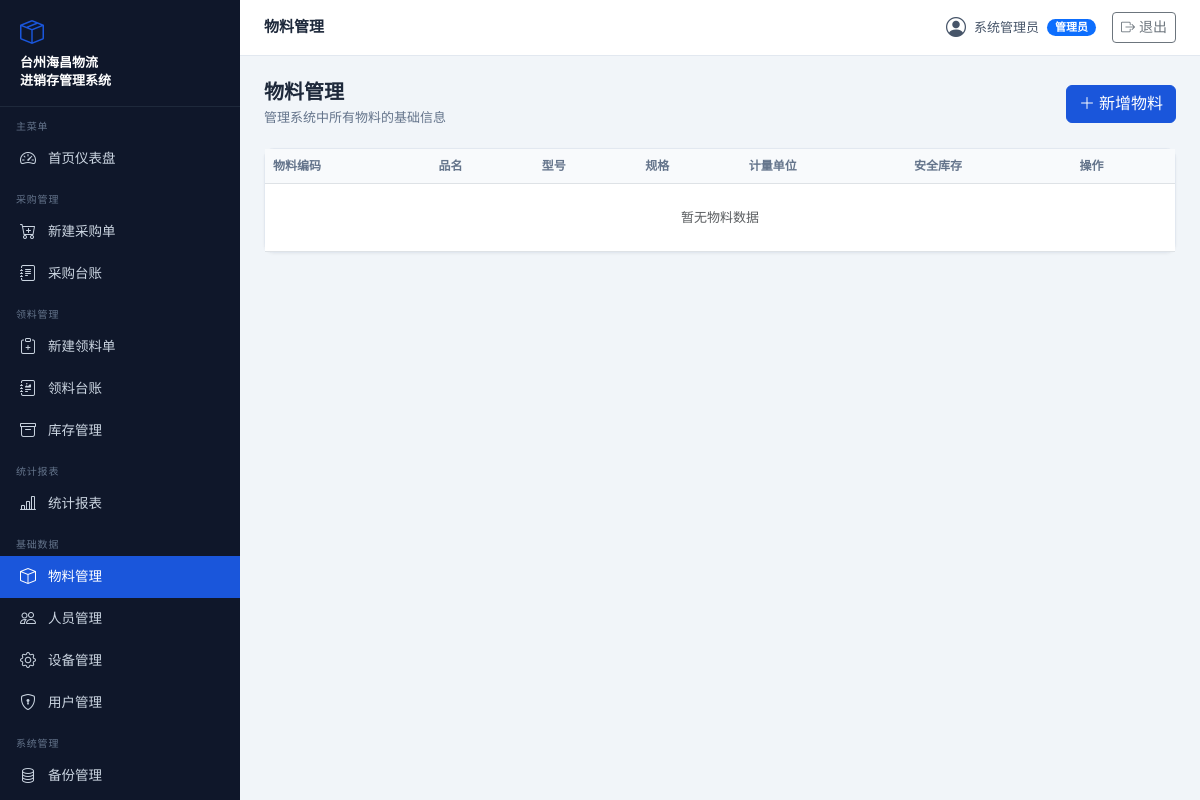
The page /materials (signed in) on the database as committed earlier.
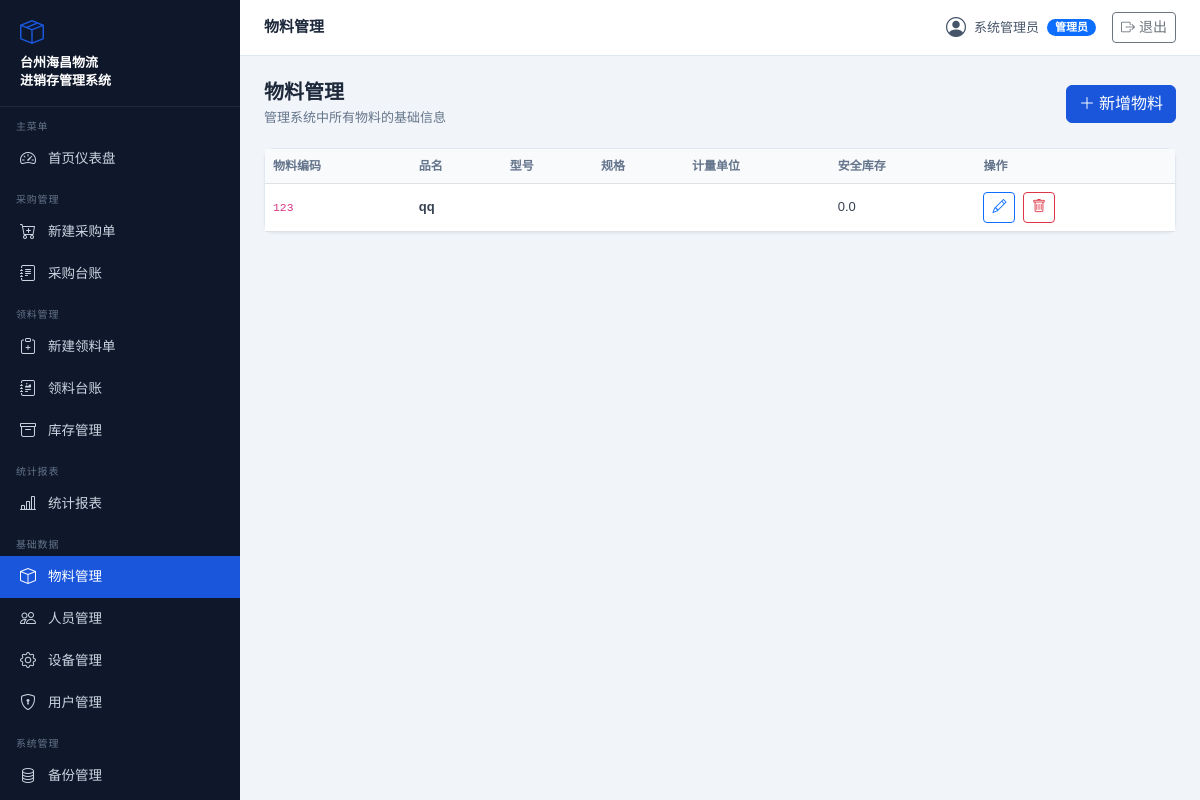
The same page on the database as committed later.
### models.py (models this page shows)
class Material(Base):
    __tablename__ = "materials"
    id = Column(Integer, primary_key=True, index=True)
    code = Column(String, unique=True, index=True)
    name = Column(String)
    model = Column(String)
    spec = Column(String)
    unit = Column(String)
    safety_stock = Column(Float, default=0)
    created_at = Column(DateTime, default=datetime.now)

### routers/materials.py (the view)
@router.get("", response_class=HTMLResponse)
def list_materials(request: Request, db: Session = Depends(get_db)):
    user = get_session_user(request, db)
    if not user: return RedirectResponse("/login")
    materials = db.query(Material).all()
    return templates.TemplateResponse("materials.html", {"request": request, "materials": materials, "user": user})

### templates/materials.html (shortened to what this page needs)
{% extends "base.html" %}
{% block page_title %}物料管理{% endblock %}
{% block content %}
<div class="page-header d-flex justify-content-between align-items-center">
  <div>
    <h1>物料管理</h1>
    <p>管理系统中所有物料的基础信息</p>
  </div>
  {% if user.role == '管理员' %}
  <button class="btn btn-primary" data-bs-toggle="modal" data-bs-target="#addModal">
    <i class="bi bi-plus-lg me-1"></i>新增物料
  </button>
  {% endif %}
</div>
<div class="card">
  <div class="card-body p-0">
    <table class="table table-hover mb-0">
      <thead>
        <tr>
          <th>物料编码</th><th>品名</th><th>型号</th><th>规格</th>
          <th>计量单位</th><th>安全库存</th>
          {% if user.role == '管理员' %}<th>操作</th>{% endif %}
        </tr>
      </thead>
      <tbody>
        {% for m in materials %}
        <tr>
          <td><code>{{ m.code }}</code></td>
          <td><strong>{{ m.name }}</strong></td>
          <td>{{ m.model }}</td>
          <td>{{ m.spec }}</td>
          <td>{{ m.unit }}</td>
          <td>{{ m.safety_stock }}</td>
          {% if user.role == '管理员' %}
          <td>
            <button class="btn btn-sm btn-outline-primary me-1"
              onclick="editMaterial({{ m.id }}, '{{ m.code }}', '{{ m.name }}', '{{ m.model }}', '{{ m.spec }}', '{{ m.unit }}', {{ m.safety_stock }})">
              <i class="bi bi-pencil"></i>
            </button>
            <form method="post" action="/materials/delete/{{ m.id }}" class="d-inline"
              onsubmit="return confirm('确认删除该物料？')">
              <button type="submit" class="btn btn-sm btn-outline-danger">
                <i class="bi bi-trash"></i>
              </button>
            </form>
          </td>
          {% endif %}
        </tr>
        {% else %}
        <tr><td colspan="7" class="text-center text-muted py-4">暂无物料数据</td></tr>
        {% endfor %}
      </tbody>
    </table>
  </div>
</div>
{% endblock %}

Rows that differ between the two databases and show on the page:
added Material: code "123", name "qq", safety_stock "0.0"
Other text that changed with them:
text no longer shown: "暂无物料数据"
